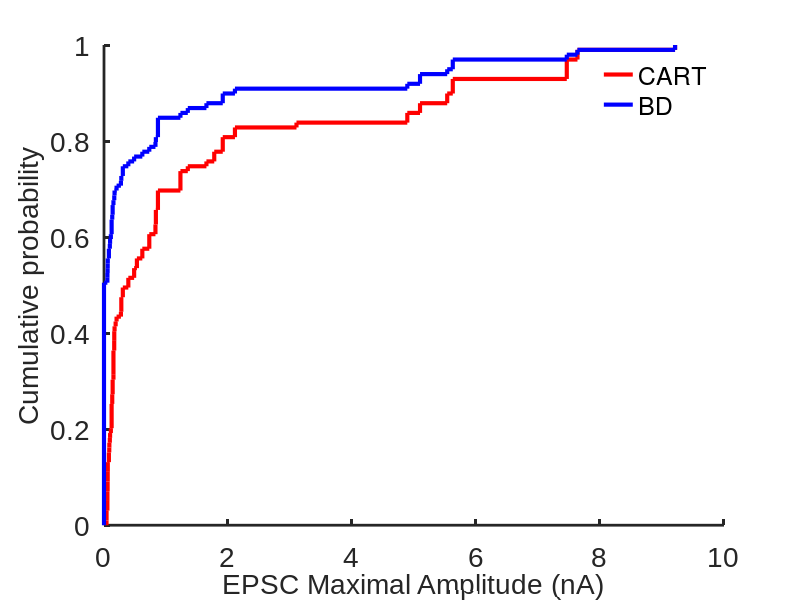
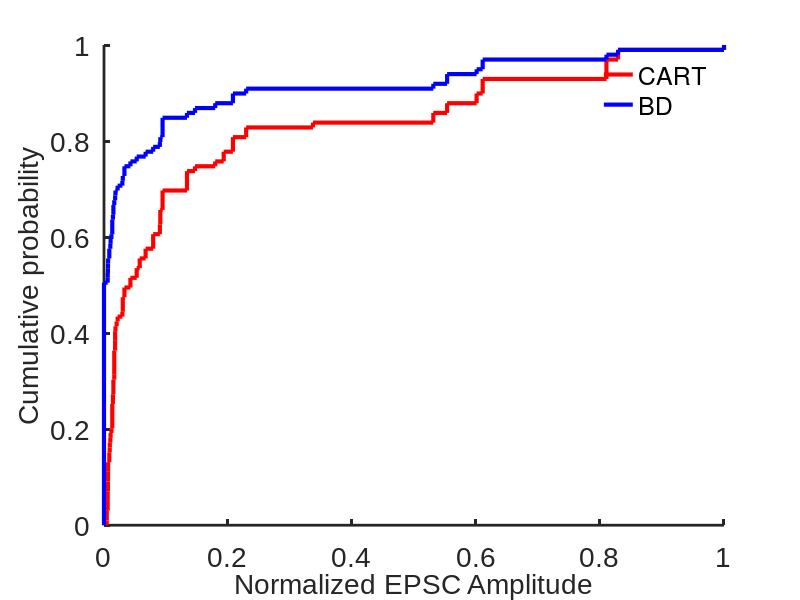
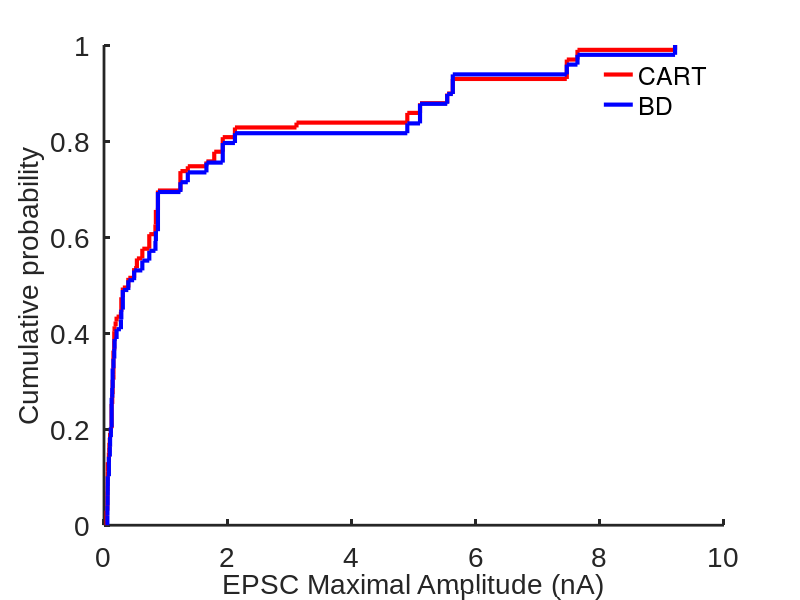
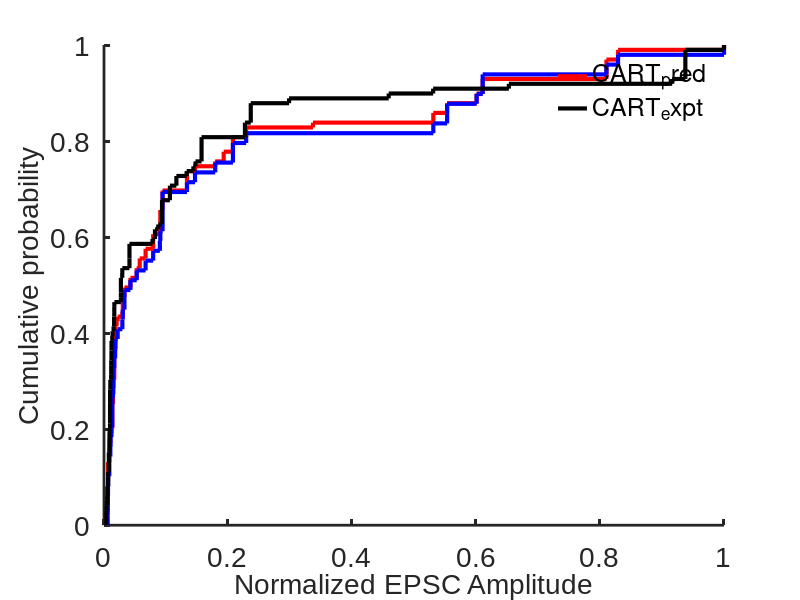

Write MATLAB code to recreate these figures, in order.
close all
clear variables
clc

data = importdata('BD_AMPA_MAX.csv'); % Pool of maximum currents evoked by BD-CreER+ inputs 
data_cart = importdata('CART_AMPA_MAX.csv'); % Pool of maximum currents evoked by CART-Cre+ inputs
TC_total = 100; 
BD_frac = 0.494; % Fraction of ventral ooDSGCs 
Dors_frac = 0.506; % Fraction of dorsal ooDSGCs

RGC_BD = [];
RGC_Dors = [];
RGC_CART = [];
CART = [];

i = 1;
while i <= TC_total * BD_frac
    RGC_Dors (i) = 0;
    RGC_BD (i) = data(randi(size(data,1)));
    RGC_CART (i) = RGC_Dors (i) + RGC_BD (i);
    CART(i) = data_cart(randi(size(data_cart,1)));
    i = i+1;
end

i = 1;
while i <= TC_total * Dors_frac
    RGC_Dors (end+1) = data(randi(size(data,1)));
    RGC_BD (end+1) = 0;
    RGC_CART (end+1) = RGC_Dors (end) + RGC_BD (end);
    CART(end+1) = data_cart(randi(size(data_cart,1)));
    i = i+1;
end

RGC_CART_plot = cdfplot (RGC_CART);
hold on;
BD_plot = cdfplot (RGC_BD);
hold on;
set (RGC_CART_plot, 'LineWidth', 3, 'Color', 'R');
set (BD_plot, 'LineWidth', 3, 'Color', 'B');
set(gca, 'LineWidth', 2);
set(gca, 'FontName', 'Arial');
set(gca, 'FontSize', 20);
box off
grid off
xlabel('EPSC Maximal Amplitude (nA)','FontSize',20);
ylabel('Cumulative probability','FontSize',20);
legend([RGC_CART_plot BD_plot], 'CART', 'BD', 'Location', 'best')
%legend("");
legend boxoff
title("");

nor_RGC_CART = RGC_CART / max (RGC_CART);
nor_RGC_BD = RGC_BD / max (RGC_BD);
nor_CART = CART / max (CART);

figure (2);
nor_RGC_CART_plot = cdfplot (nor_RGC_CART);
hold on;
nor_BD_plot = cdfplot (nor_RGC_BD);
set (nor_RGC_CART_plot, 'LineWidth', 3, 'Color', 'R');
set (nor_BD_plot, 'LineWidth', 3, 'Color', 'B');
set(gca, 'LineWidth', 2);
set(gca, 'FontName', 'Arial');
set(gca, 'FontSize', 20);
box off
grid off
xlabel('Normalized EPSC Amplitude','FontSize',20);
ylabel('Cumulative probability','FontSize',20);
legend([nor_RGC_CART_plot nor_BD_plot], 'CART', 'BD', 'Location', 'best')
%legend ("");
legend boxoff
title("");

j = 1;
i = 1;
while j <= length (RGC_CART)
    if RGC_CART (j) > 0
        RGC_CART_nonZ (i) = RGC_CART (j);
        i = i+1;
    else
    end
    j = j+1;
end

j = 1;
i = 1;
while j <= length (RGC_BD)
    if RGC_BD (j) > 0
        RGC_BD_nonZ (i) = RGC_BD (j);
        i = i+1;
    else
    end
    j = j+1;
end

j = 1;
i = 1;
while j <= length (RGC_Dors)
    if RGC_Dors (j) > 0
        RGC_Dors_nonZ (i) = RGC_Dors (j);
        i = i+1;
    else
    end
    j = j+1;
end

figure (3);
RGC_CART_nonZ_plot = cdfplot (RGC_CART_nonZ);
hold on;
RGC_BD_nonZ_plot = cdfplot (RGC_BD_nonZ);
set (RGC_CART_nonZ_plot, 'LineWidth', 3, 'Color', 'R');
set (RGC_BD_nonZ_plot, 'LineWidth', 3, 'Color', 'B');
set(gca, 'LineWidth', 2);
set(gca, 'FontName', 'Arial');
set(gca, 'FontSize', 20);
box off
grid off
xlabel('EPSC Maximal Amplitude (nA)','FontSize',20);
ylabel('Cumulative probability','FontSize',20);
legend([RGC_CART_nonZ_plot RGC_BD_nonZ_plot], 'CART', 'BD', 'Location', 'best')
%legend("");
legend boxoff
title("");

j = 1;
i = 1;
while j <= length (nor_RGC_CART)
    if nor_RGC_CART (j) > 0
        nor_RGC_CART_nonZ (i) = nor_RGC_CART (j);
        i = i+1;
    else
    end
    j = j+1;
end

j = 1;
i = 1;
while j <= length (nor_RGC_BD)
    if nor_RGC_BD (j) > 0
        nor_RGC_BD_nonZ (i) = nor_RGC_BD (j);
        i = i+1;
    else
    end
    j = j+1;
end

j = 1;
i = 1;
while j <= length (nor_CART)
    if nor_CART (j) > 0
        nor_CART_nonZ (i) = nor_CART (j);
        i = i+1;
    else
    end
    j = j+1;
end

figure (4);
nor_RGC_CART_nonZ_plot = cdfplot (nor_RGC_CART_nonZ);
hold on;
nor_RGC_BD_nonZ_plot = cdfplot (nor_RGC_BD_nonZ);
hold on;
nor_CART_nonZ_plot = cdfplot (nor_CART_nonZ);
set (nor_RGC_CART_nonZ_plot, 'LineWidth', 3, 'Color', 'R');
set (nor_RGC_BD_nonZ_plot, 'LineWidth', 3, 'Color', 'B');
set (nor_CART_nonZ_plot, 'LineWidth', 3, 'Color', 'k');
set(gca, 'LineWidth', 2);
set(gca, 'FontName', 'Arial');
set(gca, 'FontSize', 20);
box off
grid off
xlabel('Normalized EPSC Amplitude','FontSize',20);
ylabel('Cumulative probability','FontSize',20);
legend([nor_RGC_CART_nonZ_plot nor_CART_nonZ_plot], 'CART_pred', 'CART_expt', 'Location', 'best');
%legend("");
legend boxoff
title("");
[nor_nonZ_h1,p1] = kstest2 (nor_RGC_CART_nonZ, nor_RGC_BD_nonZ);
[nor_nonZ_h2,p2] = kstest2 (nor_RGC_CART_nonZ, nor_CART_nonZ);
[nor_nonZ_h3,p3] = kstest2 (nor_RGC_BD_nonZ, nor_CART_nonZ);
test_result = [nor_nonZ_h1, p1; nor_nonZ_h2, p2;nor_nonZ_h3,p3];
